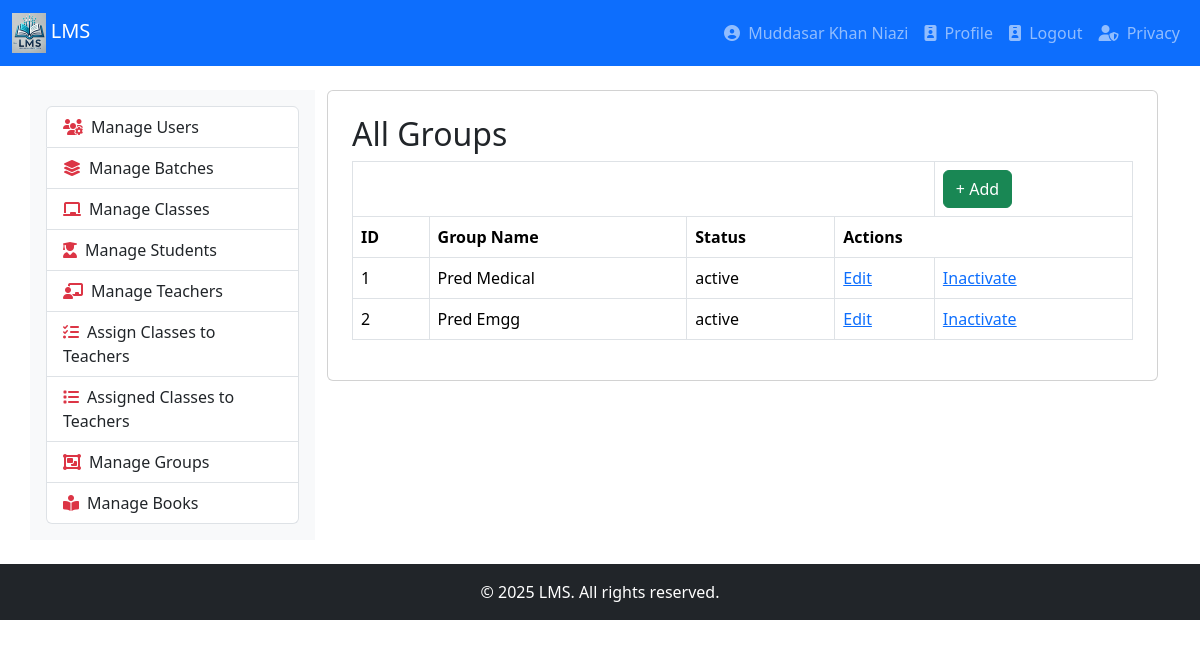
/groups.php (signed in), run on the app's committed database.
### tables this page shows
CREATE TABLE `groups` (
  `gid` int(11) NOT NULL,
  `gname` varchar(100) NOT NULL,
  `status` enum('active','inactive') NOT NULL DEFAULT 'active'
);

### groups.php (the view, shortened to what this page needs)
<?php
include 'db.php';
$result = $conn->query("SELECT * FROM groups");
include 'header.php';
include 'navigation.php';
?>
<div class="container mt-4">
    <div class="row">
        <div class="col-md-3 bg-light p-3">
            <?php include 'leftbar.php'; ?>
        </div>
        <div class="col-md-9">
            <div class="card p-4">
                <h2>All Groups</h2>
                <table class="table table-bordered">
                    <tr>
                        <th colspan="4"></th>
                        <th><a href="group.php" class="btn btn-success">+ Add</a></th>
                    </tr>
                    <tr>
                        <th>ID</th>
                        <th>Group Name</th>
                        <th>Status</th>
                        <th colspan="2">Actions</th>
                    </tr>
                    <?php while ($row = $result->fetch_assoc()) : ?>
                    <tr>
                        <td><?= $row['gid'] ?></td>
                        <td><?= htmlspecialchars($row['gname']) ?></td>
                        <td><?= htmlspecialchars($row['status']) ?></td>
                        <td><a href="group.php?id=<?= $row['gid'] ?>">Edit</a></td>
                        <td>
                            <a href="groups.php?toggle=<?= $row['gid'] ?>&status=<?= $row['status'] ?>"
                               onclick="return confirm('Are you sure you want to <?= $row['status'] === 'active' ? 'inactivate' : 'activate' ?> this group?')">
                               <?= $row['status'] === 'active' ? 'Inactivate' : 'Activate' ?>
                            </a>
                        </td>
                    </tr>
                    <?php endwhile; ?>
                </table>
            </div>
        </div>
    </div>
</div>
<?php include 'footer.php'; ?>

### data on the page
groups: gid "1", gname "Pred Medical", status "active", shows "Inactivate"
groups: gid "2", gname "Pred Emgg", status "active", shows "Inactivate"

### other printed values
$_SESSION['uname'] "Muddasar Khan Niazi"
